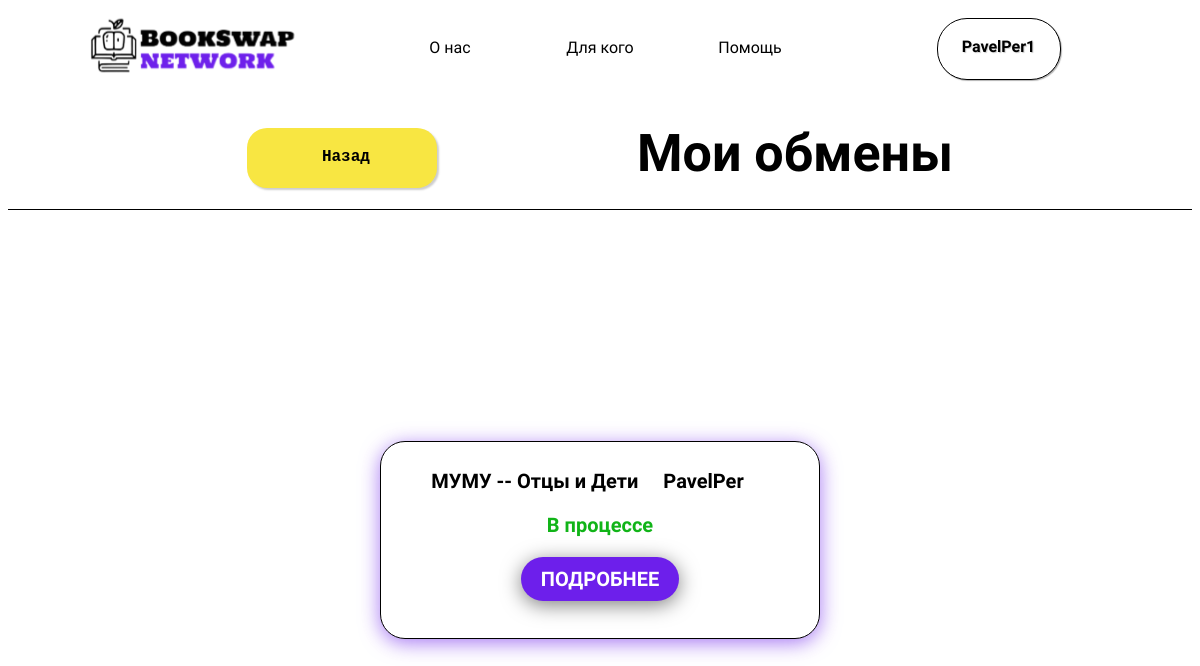
Page /exchange (signed in) on the earlier database version.
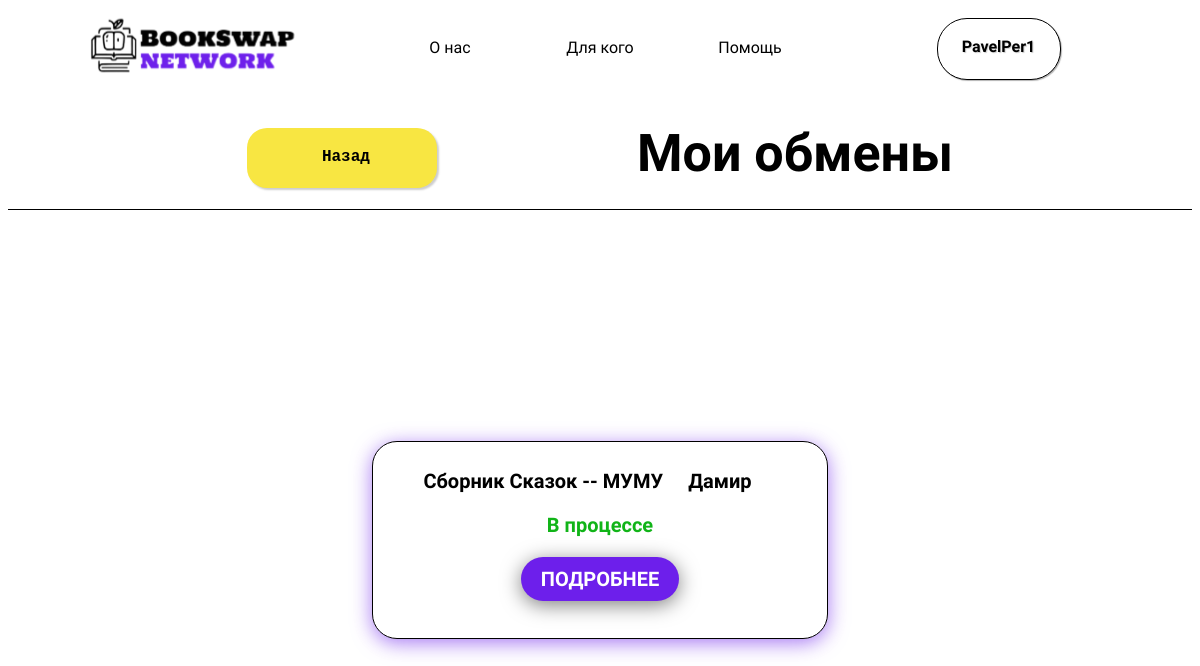
Same page on the later database version.
### Exchange/models.py (models this page shows)
class Exchange(models.Model):
    one_book = models.ForeignKey(Books, on_delete=models.CASCADE, null=True, related_name='exchange')
    two_book = models.ForeignKey(Books, on_delete=models.CASCADE, null=True, related_name='two_book')
    status = models.CharField(max_length=50)

class Books(models.Model):
    name = models.CharField(max_length=50)
    status = models.BooleanField()
    author = models.CharField(max_length=50)
    genre = models.CharField(max_length=30)
    description = models.CharField(max_length=250)
    user = models.ForeignKey(User, on_delete=models.CASCADE, null=True)
    avatar = models.ImageField(upload_to='media/', null=True)

### Exchange/views.py (the view)
# urls.py: path('exchange', get_exchange, name='exchange')
def get_exchange(request):
    for f in Exchange.objects.all():
        if f.status != 'В процессе':
            f.delete()
    exchange = []
    for i in Exchange.objects.all():
        if i.one_book.user_id == request.user.id or i.two_book.user_id == request.user.id:
            exchange += [i]
    context = {
        'exchange': exchange
    }
    return render(request, 'exchange.html', context)

### Exchange/templates/exchange.html (shortened to what this page needs)
{% extends 'base.html' %}
{% load static %}
{% block link %}
<link rel="stylesheet" type="text/css" href="{% static 'exchange/exchange.css' %}">
<link rel="stylesheet" type="text/css" href="{% static 'profile/my_book.css' %}">
{% endblock %}
{% block content %}
      <div class="header2">
        <div class="katalog">
            <a href="{% url 'profile' %}"><button class="back-css">Назад</button></a>
        </div>
        <div class="b"><h1>Мои обмены</h1></div>
    </div>
    <div class="penis">
    </div>
<div style="flex: block; margin-top:50px;">
    {% for i in exchange %}
      <div class="exchanges__content content">
        <div class="content__item record">
          <div class="record__info info _sub-main-text">
            <span class="info__books"> {{i.one_book.name}} -- {{i.two_book.name}}</span>
              {% if i.two_book.user != request.user %}
            <span class="info__user">{{i.two_book.user}}</span>
              {% else %}
              <span class="info__user">{{i.one_book.user}}</span>
              {% endif %}
          </div>
          <span class="record__status _sub-main-text">{{i.status}}</span>
          <a href="#" class="record__detail button _sub-main-text">ПОДРОБНЕЕ</a>
        </div>
          {% endfor %}
      </div>
{% endblock %}

Differences in the rows shown:
removed Exchange: one_book.name "МУМУ", two_book.name "Отцы и Дети", two_book.user "PavelPer", status "В процессе"
added Exchange: one_book.name "Сборник Сказок", two_book.name "МУМУ", one_book.user "Дамир", status "В процессе"
